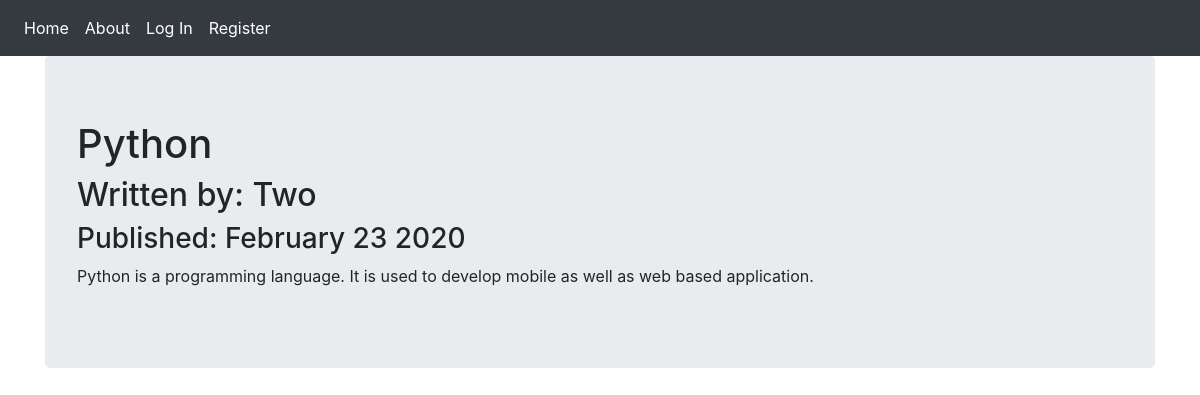
Page /3 on the committed database.
### myproject/modules.py (models this page shows, shortened)
class BlogPost(db.Model):
    users = db.relationship(User)
    id = db.Column(db.Integer,primary_key=True)
    user_id = db.Column(db.Integer,db.ForeignKey('users.id'),nullable=False)
    date = db.Column(db.DateTime,nullable=False,default=datetime.utcnow)
    title = db.Column(db.String(140),nullable=False)
    text = db.Column(db.Text,nullable=False)

class User(db.Model,UserMixin):
    __tablename__ = 'users'
    id = db.Column(db.Integer,primary_key=True)
    profile_image = db.Column(db.String(64),nullable=False,default='default_profile.jpg')
    email = db.Column(db.String(64),unique=True,index=True)
    username = db.Column(db.String(64),unique=True,index=True)
    password_hash = db.Column(db.String(128))
    posts = db.relationship('BlogPost',backref='author',lazy=True)

### myproject/users/views.py (the view)
@users.route("/<username>")
def user_posts(username):
    page = request.args.get('page',1,type=int)
    user = User.query.filter_by(username=username).first_or_404()
    blog_posts = BlogPost.query.filter_by(author=user).order_by(BlogPost.date.desc()).paginate(page=page,per_page=5)
    return render_template('user_blog_posts.html',blog_posts=blog_posts,user=user)

### myproject/blog_posts/views.py (called while the page is built)
@blog_posts.route('/<int:blog_post_id>')
def blog_post(blog_post_id):
    blog_post = BlogPost.query.get_or_404(blog_post_id)
    return render_template('blog_post.html',title = blog_post.title,
                            date = blog_post.date,post = blog_post)

### myproject/templates/blog_post.html (shortened to what this page needs)
{% extends 'base.html' %}
{% block content %}
<div class="jumbotron">
  <h1>{{post.title}}</h1>
  <h2>Written by: {{post.author.username}}</h2>
  <h3>Published: {{post.date.strftime('%B %d %Y')}}</h3>
  <p>{{post.text}}</p>
{% endblock content %}

### rows in the picture
BlogPost: title "Python", date "February 23 2020", text "Python is a programming language. It is used to develop mobile as well as web based application."
User: author.username "Two"
